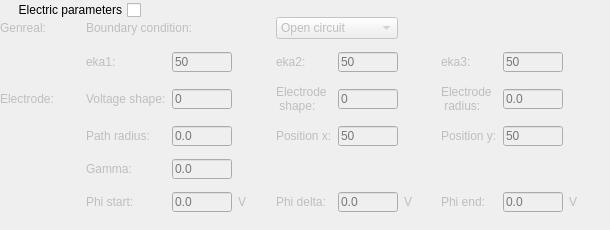
   <widget class="QWidget" name="tab_6">
    <attribute name="title">
     <string>Electric</string>
    </attribute>
    <widget class="QCheckBox" name="electric_CB">
     <property name="geometry">
      <rect>
       <x>0</x>
       <y>0</y>
       <width>141</width>
       <height>20</height>
      </rect>
     </property>
     <property name="layoutDirection">
      <enum>Qt::RightToLeft</enum>
     </property>
     <property name="text">
      <string>Electric parameters</string>
     </property>
    </widget>
    <widget class="QWidget" name="electric_Widget" native="true">
     <property name="enabled">
      <bool>false</bool>
     </property>
     <property name="geometry">
      <rect>
       <x>0</x>
       <y>10</y>
       <width>601</width>
       <height>211</height>
      </rect>
     </property>
     <layout class="QGridLayout" name="gridLayout_5">
      <item row="0" column="5" colspan="2">
       <widget class="QComboBox" name="elecBC_Combo">
        <item>
         <property name="text">
          <string>Open circuit</string>
         </property>
        </item>
        <item>
         <property name="text">
          <string>Short circuit</string>
         </property>
        </item>
        <item>
         <property name="text">
          <string>Mix condition</string>
         </property>
        </item>
       </widget>
      </item>
      <item row="5" column="1" colspan="2">
       <widget class="QLabel" name="label_61">
        <property name="toolTip">
         <string>Parameter for a Lorentz like function</string>
        </property>
        <property name="text">
         <string>Gamma:</string>
        </property>
       </widget>
      </item>
      <item row="6" column="4">
       <widget class="QLabel" name="label_83">
        <property name="text">
         <string>V</string>
        </property>
       </widget>
      </item>
      <item row="4" column="1" colspan="2">
       <widget class="QLabel" name="label_65">
        <property name="toolTip">
         <string>Float, the radius of the electrode moving radius. Used for cases that the electrode is moving.</string>
        </property>
        <property name="text">
         <string>Path radius:</string>
        </property>
       </widget>
      </item>
      <item row="4" column="5">
       <widget class="QLabel" name="label_59">
        <property name="toolTip">
         <string>Integer, unit of 1, in number of grid points. Used for setting the position of the electrode in x direction.</string>
        </property>
        <property name="text">
         <string>Position x:</string>
        </property>
       </widget>
      </item>
      <item row="3" column="0">
       <widget class="QLabel" name="label_41">
        <property name="minimumSize">
         <size>
          <width>80</width>
          <height>0</height>
         </size>
        </property>
        <property name="text">
         <string>Electrode:</string>
        </property>
       </widget>
      </item>
      <item row="3" column="9">
       <widget class="QLineEdit" name="electrodeRadius_LE">
        <property name="minimumSize">
         <size>
          <width>60</width>
          <height>20</height>
         </size>
        </property>
        <property name="maximumSize">
         <size>
          <width>60</width>
          <height>20</height>
         </size>
        </property>
        <property name="toolTip">
         <string>Float, unit of 1, in number of grid points. Used for setting the size of the electrode.</string>
        </property>
        <property name="placeholderText">
         <string>0.0</string>
        </property>
       </widget>
      </item>
      <item row="6" column="8">
       <widget class="QLabel" name="label_68">
        <property name="toolTip">
         <string>Float, unit of V, the end voltage applied.</string>
        </property>
        <property name="text">
         <string>Phi end:</string>
        </property>
       </widget>
      </item>
      <item row="1" column="3">
       <widget class="QLineEdit" name="eka1_LE">
        <property name="minimumSize">
         <size>
          <width>60</width>
          <height>20</height>
         </size>
        </property>
        <property name="maximumSize">
         <size>
          <width>60</width>
          <height>20</height>
         </size>
        </property>
        <property name="placeholderText">
         <string>50</string>
        </property>
       </widget>
      </item>
      <item row="3" column="3">
       <widget class="QLineEdit" name="voltageShape_LE">
        <property name="minimumSize">
         <size>
          <width>60</width>
          <height>20</height>
         </size>
        </property>
        <property name="maximumSize">
         <size>
          <width>60</width>
          <height>20</height>
         </size>
        </property>
        <property name="placeholderText">
         <string>0</string>
        </property>
       </widget>
      </item>
      <item row="1" column="8">
       <widget class="QLabel" name="label_57">
        <property name="toolTip">
         <string>Float, unit of 1, 33 component of the 3x3 relative background permittivity </string>
        </property>
        <property name="text">
         <string>eka3:</string>
        </property>
       </widget>
      </item>
      <item row="1" column="5">
       <widget class="QLabel" name="label_56">
        <property name="toolTip">
         <string>Float, unit of 1, 22 component of the 3x3 relative background permittivity </string>
        </property>
        <property name="text">
         <string>eka2:</string>
        </property>
       </widget>
      </item>
      <item row="4" column="9">
       <widget class="QLineEdit" name="electrodeNy_LE">
        <property name="minimumSize">
         <size>
          <width>60</width>
          <height>20</height>
         </size>
        </property>
        <property name="maximumSize">
         <size>
          <width>60</width>
          <height>20</height>
         </size>
        </property>
        <property name="placeholderText">
         <string>50</string>
        </property>
       </widget>
      </item>
      <item row="0" column="0">
       <widget class="QLabel" name="label_15">
        <property name="minimumSize">
         <size>
          <width>80</width>
          <height>0</height>
         </size>
        </property>
        <property name="text">
         <string>Genreal:</string>
        </property>
       </widget>
      </item>
      <item row="0" column="1" colspan="3">
       <widget class="QLabel" name="label_5">
        <property name="text">
         <string>Boundary condition:</string>
        </property>
       </widget>
      </item>
      <item row="4" column="8">
       <widget class="QLabel" name="label_60">
        <property name="toolTip">
         <string>Integer, unit of 1, in number of grid points. Used for setting the position of the electrode in y direction.</string>
        </property>
        <property name="text">
         <string>Position y:</string>
        </property>
       </widget>
      </item>
      <item row="3" column="5">
       <widget class="QLabel" name="label_64">
        <property name="toolTip">
         <string>Integer, choice of electrode shape. Used for setting the shape of the electrode</string>
        </property>
        <property name="text">
         <string>Electrode 
 shape:</string>
        </property>
       </widget>
      </item>
      <item row="3" column="6">
       <widget class="QLineEdit" name="electrodeShape_LE">
        <property name="minimumSize">
         <size>
          <width>60</width>
          <height>20</height>
         </size>
        </property>
        <property name="maximumSize">
         <size>
          <width>60</width>
          <height>20</height>
         </size>
        </property>
        <property name="placeholderText">
         <string>0</string>
        </property>
       </widget>
      </item>
      <item row="6" column="9">
       <widget class="QLineEdit" name="phiEnd_LE">
        <property name="minimumSize">
         <size>
          <width>60</width>
          <height>20</height>
         </size>
        </property>
        <property name="maximumSize">
         <size>
          <width>60</width>
          <height>20</height>
         </size>
        </property>
        <property name="placeholderText">
         <string>0.0</string>
        </property>
       </widget>
      </item>
      <item row="6" column="5">
       <widget class="QLabel" name="label_67">
        <property name="toolTip">
         <string>Float, unit of V, the change of voltage every $print timesteps.</string>
        </property>
        <property name="text">
         <string>Phi delta:</string>
        </property>
       </widget>
      </item>
      <item row="3" column="8">
       <widget class="QLabel" name="label_58">
        <property name="text">
         <string>Electrode 
 radius:</string>
        </property>
       </widget>
      </item>
      <item row="6" column="1" colspan="2">
       <widget class="QLabel" name="label_66">
        <property name="toolTip">
         <string>Float, unit of V, the initial voltage applied.</string>
        </property>
        <property name="text">
         <string>Phi start:</string>
        </property>
       </widget>
      </item>
      <item row="4" column="6">
       <widget class="QLineEdit" name="electrodeNx_LE">
        <property name="minimumSize">
         <size>
          <width>60</width>
          <height>20</height>
         </size>
        </property>
        <property name="maximumSize">
         <size>
          <width>60</width>
          <height>20</height>
         </size>
        </property>
        <property name="placeholderText">
         <string>50</string>
        </property>
       </widget>
      </item>
      <item row="6" column="7">
       <widget class="QLabel" name="label_84">
        <property name="text">
         <string>V</string>
        </property>
       </widget>
      </item>
      <item row="1" column="6">
       <widget class="QLineEdit" name="eka2_LE">
        <property name="minimumSize">
         <size>
          <width>60</width>
          <height>20</height>
         </size>
        </property>
        <property name="maximumSize">
         <size>
          <width>60</width>
          <height>20</height>
         </size>
        </property>
        <property name="placeholderText">
         <string>50</string>
        </property>
       </widget>
      </item>
      <item row="3" column="1" colspan="2">
       <widget class="QLabel" name="label_63">
        <property name="toolTip">
         <string>Integer, choice of the voltage shape, used for setting the voltage as a function of timesteps.</string>
        </property>
        <property name="text">
         <string>Voltage shape:</string>
        </property>
       </widget>
      </item>
      <item row="4" column="3">
       <widget class="QLineEdit" name="pathRadius_LE">
        <property name="minimumSize">
         <size>
          <width>60</width>
          <height>20</height>
         </size>
        </property>
        <property name="maximumSize">
         <size>
          <width>60</width>
          <height>20</height>
         </size>
        </property>
        <property name="toolTip">
         <string/>
        </property>
        <property name="placeholderText">
         <string>0.0</string>
        </property>
       </widget>
      </item>
      <item row="6" column="3">
       <widget class="QLineEdit" name="phiStart_LE">
        <property name="minimumSize">
         <size>
          <width>60</width>
          <height>20</height>
         </size>
        </property>
        <property name="maximumSize">
         <size>
          <width>60</width>
          <height>20</height>
         </size>
        </property>
        <property name="placeholderText">
         <string>0.0</string>
        </property>
       </widget>
      </item>
      <item row="1" column="1" colspan="2">
       <widget class="QLabel" name="label_42">
        <property name="toolTip">
         <string>Float, unit of 1, 11 component of the 3x3 relative background permittivity </string>
        </property>
        <property name="text">
         <string>eka1:</string>
        </property>
       </widget>
      </item>
      <item row="6" column="6">
       <widget class="QLineEdit" name="phiDelta_LE">
        <property name="minimumSize">
         <size>
          <width>60</width>
          <height>20</height>
         </size>
        </property>
        <property name="maximumSize">
         <size>
          <width>60</width>
          <height>20</height>
         </size>
        </property>
        <property name="placeholderText">
         <string>0.0</string>
        </property>
       </widget>
      </item>
      <item row="5" column="3">
       <widget class="QLineEdit" name="gamma_LE">
        <property name="minimumSize">
         <size>
          <width>60</width>
          <height>20</height>
         </size>
        </property>
        <property name="maximumSize">
         <size>
          <width>60</width>
          <height>20</height>
         </size>
        </property>
        <property name="placeholderText">
         <string>0.0</string>
        </property>
       </widget>
      </item>
      <item row="1" column="9">
       <widget class="QLineEdit" name="eka3_LE">
        <property name="minimumSize">
         <size>
          <width>60</width>
          <height>20</height>
         </size>
        </property>
        <property name="maximumSize">
         <size>
          <width>60</width>
          <height>20</height>
         </size>
        </property>
        <property name="placeholderText">
         <string>50</string>
        </property>
       </widget>
      </item>
      <item row="6" column="10">
       <widget class="QLabel" name="label_85">
        <property name="text">
         <string>V</string>
        </property>
       </widget>
      </item>
     </layout>
    </widget>
   </widget>
